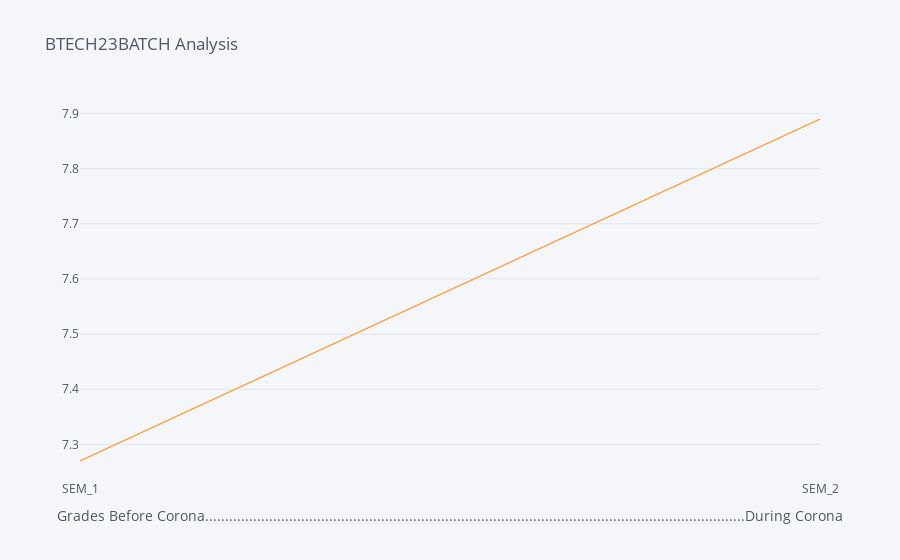

Notebook code cell kept with this figure:
### Code cell
dtf.iplot(x='Semesters',y='Avg.Grades',title="BTECH23BATCH Analysis",xTitle="Grades Before Corona.......................................................................................................................................During Corona")

### Figure 1 — Plotly figure (JSON) as saved in the notebook; plotly's stock layout.template omitted (floating-point values rounded to 4 significant figures)
{"data": [{"line": {"color": "rgba(255, 153, 51, 1.0)", "dash": "solid", "shape": "linear", "width": 1.3}, "mode": "lines", "name": "Avg.Grades", "text": "", "type": "scatter", "x": ["SEM_1", "SEM_2"], "y": [7.27, 7.89]}], "layout": {"legend": {"bgcolor": "#F5F6F9", "font": {"color": "#4D5663"}}, "paper_bgcolor": "#F5F6F9", "plot_bgcolor": "#F5F6F9", "title": {"font": {"color": "#4D5663"}, "text": "BTECH23BATCH Analysis"}, "xaxis": {"gridcolor": "#E1E5ED", "showgrid": true, "tickfont": {"color": "#4D5663"}, "title": {"font": {"color": "#4D5663"}, "text": "Grades Before Corona.......................................................................................................................................During Corona"}, "zerolinecolor": "#E1E5ED"}, "yaxis": {"gridcolor": "#E1E5ED", "showgrid": true, "tickfont": {"color": "#4D5663"}, "title": {"font": {"color": "#4D5663"}, "text": ""}, "zerolinecolor": "#E1E5ED"}}}
